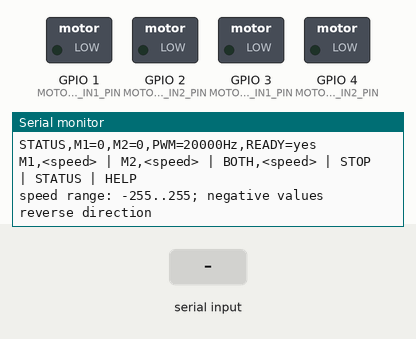
Simulated run of this sketch. Board: ESP32. On the bench: switched loads named in the sketch (green lamp = pin HIGH), the last lines printed to the serial monitor. The inputs (shaded band) are chosen by the test bench.

Above: at 1.5 s.
1.6 s: "STOP\n" received over Serial
At 2.0 s:
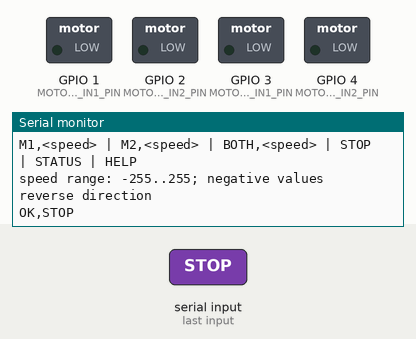
3.1 s: "M1,\n" received over Serial
At 4.3 s:
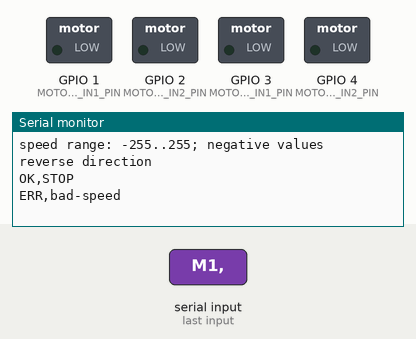
4.6 s: "90 45\n" received over Serial
At 5.4 s:
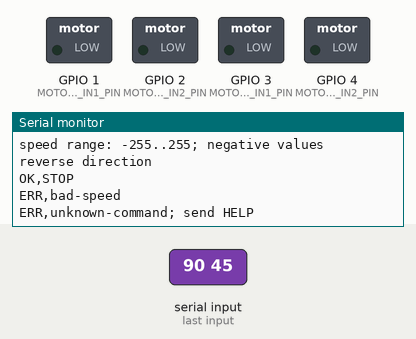

Measured:
- after the input at 1.6 s, the serial monitor: prints a new line at once (image 1)
- after the input at 3.1 s, the serial monitor: prints a new line at once (image 2)
- after the input at 4.6 s, the serial monitor: prints a new line at once (image 3)

The sketch:

test_motor_pwm_serial.ino
```cpp
/*
 * HexBlocks DRV8833 serial PWM test
 *
 * Wiring:
 *   DRV8833 IN1 -> GPIO1   Motor 1 input 1
 *   DRV8833 IN2 -> GPIO2   Motor 1 input 2
 *   DRV8833 IN3 -> GPIO3   Motor 2 input 1
 *   DRV8833 IN4 -> GPIO4   Motor 2 input 2
 *
 * Serial Monitor: 115200 baud, Newline or Both NL & CR
 * Commands:
 *   M1,<speed>       Motor 1 speed, -255..255
 *   M2,<speed>       Motor 2 speed, -255..255
 *   BOTH,<speed>     Both motors, -255..255
 *   STOP
 *   STATUS
 *   HELP
 */

#include <Arduino.h>
#include <ctype.h>

#if __has_include(<esp_arduino_version.h>)
#include <esp_arduino_version.h>
#endif

#ifndef ESP_ARDUINO_VERSION_MAJOR
#define ESP_ARDUINO_VERSION_MAJOR 2
#endif

static const uint8_t MOTOR1_IN1_PIN = 1;
static const uint8_t MOTOR1_IN2_PIN = 2;
static const uint8_t MOTOR2_IN1_PIN = 3;
static const uint8_t MOTOR2_IN2_PIN = 4;

static const uint8_t CH_M1_IN1 = 0;
static const uint8_t CH_M1_IN2 = 1;
static const uint8_t CH_M2_IN1 = 2;
static const uint8_t CH_M2_IN2 = 3;

static const uint32_t PWM_FREQ_HZ = 20000;
static const uint8_t PWM_BITS = 8;
static const uint16_t REVERSE_COAST_MS = 30;

static char g_line[64] = {0};
static size_t g_lineLength = 0;
static bool g_lineOverflow = false;
static bool g_pwmReady = false;
static int g_motor1Speed = 0;
static int g_motor2Speed = 0;

static void writePwm(uint8_t pin, uint8_t channel, uint8_t duty) {
#if ESP_ARDUINO_VERSION_MAJOR >= 3
    (void)channel;
    ledcWrite(pin, duty);
#else
    (void)pin;
    ledcWrite(channel, duty);
#endif
}

static bool attachPwm(uint8_t pin, uint8_t channel) {
#if ESP_ARDUINO_VERSION_MAJOR >= 3
    (void)channel;
    bool ok = ledcAttach(pin, PWM_FREQ_HZ, PWM_BITS);
#else
    double actualFrequency = ledcSetup(channel, PWM_FREQ_HZ, PWM_BITS);
    ledcAttachPin(pin, channel);
    bool ok = actualFrequency > 0;
#endif
    if (ok) writePwm(pin, channel, 0);
    return ok;
}

static bool changesDirection(int previous, int next) {
    return (previous > 0 && next < 0) || (previous < 0 && next > 0);
}

static void writeMotor(uint8_t in1Pin, uint8_t in1Channel,
                       uint8_t in2Pin, uint8_t in2Channel,
                       int speed) {
    uint8_t duty = (uint8_t)abs(speed);
    if (speed > 0) {
        writePwm(in1Pin, in1Channel, duty);
        writePwm(in2Pin, in2Channel, 0);
    } else if (speed < 0) {
        writePwm(in1Pin, in1Channel, 0);
        writePwm(in2Pin, in2Channel, duty);
    } else {
        writePwm(in1Pin, in1Channel, 0);
        writePwm(in2Pin, in2Channel, 0);
    }
}

static void setMotor1(int speed) {
    if (changesDirection(g_motor1Speed, speed)) {
        writeMotor(MOTOR1_IN1_PIN, CH_M1_IN1,
                   MOTOR1_IN2_PIN, CH_M1_IN2, 0);
        delay(REVERSE_COAST_MS);
    }
    g_motor1Speed = speed;
    writeMotor(MOTOR1_IN1_PIN, CH_M1_IN1,
               MOTOR1_IN2_PIN, CH_M1_IN2, speed);
}

static void setMotor2(int speed) {
    if (changesDirection(g_motor2Speed, speed)) {
        writeMotor(MOTOR2_IN1_PIN, CH_M2_IN1,
                   MOTOR2_IN2_PIN, CH_M2_IN2, 0);
        delay(REVERSE_COAST_MS);
    }
    g_motor2Speed = speed;
    writeMotor(MOTOR2_IN1_PIN, CH_M2_IN1,
               MOTOR2_IN2_PIN, CH_M2_IN2, speed);
}

static void stopAll() {
    setMotor1(0);
    setMotor2(0);
}

static void printStatus() {
    Serial.printf("STATUS,M1=%d,M2=%d,PWM=%luHz,READY=%s\n",
                  g_motor1Speed,
                  g_motor2Speed,
                  (unsigned long)PWM_FREQ_HZ,
                  g_pwmReady ? "yes" : "no");
}

static void printHelp() {
    Serial.println("M1,<speed> | M2,<speed> | BOTH,<speed> | STOP | STATUS | HELP");
    Serial.println("speed range: -255..255; negative values reverse direction");
}

static bool parseSpeed(const char* line, const char* prefix, int* speed) {
    size_t prefixLength = strlen(prefix);
    if (strncmp(line, prefix, prefixLength) != 0) return false;

    char trailing = '\0';
    int parsed = sscanf(line + prefixLength, "%d%c", speed, &trailing);
    if (parsed != 1) {
        Serial.println("ERR,bad-speed");
        return false;
    }
    if (*speed < -255 || *speed > 255) {
        Serial.println("ERR,speed-range,-255..255");
        return false;
    }
    if (!g_pwmReady && *speed != 0) {
        Serial.println("ERR,pwm-not-ready");
        return false;
    }
    return true;
}

static void handleCommand(char* line) {
    while (*line == ' ' || *line == '\t') line++;

    char* end = line + strlen(line);
    while (end > line && (end[-1] == ' ' || end[-1] == '\t')) *--end = '\0';
    for (char* p = line; *p != '\0'; p++) {
        *p = (char)toupper((unsigned char)*p);
    }

    if (strcmp(line, "STOP") == 0) {
        stopAll();
        Serial.println("OK,STOP");
        return;
    }
    if (strcmp(line, "STATUS") == 0) {
        printStatus();
        return;
    }
    if (strcmp(line, "HELP") == 0) {
        printHelp();
        return;
    }

    int speed = 0;
    if (strncmp(line, "M1,", 3) == 0) {
        if (parseSpeed(line, "M1,", &speed) && speed >= -255 && speed <= 255) {
            if (!g_pwmReady && speed != 0) return;
            setMotor1(speed);
            Serial.printf("OK,M1,%d\n", g_motor1Speed);
        }
        return;
    }
    if (strncmp(line, "M2,", 3) == 0) {
        if (parseSpeed(line, "M2,", &speed) && speed >= -255 && speed <= 255) {
            if (!g_pwmReady && speed != 0) return;
            setMotor2(speed);
            Serial.printf("OK,M2,%d\n", g_motor2Speed);
        }
        return;
    }
    if (strncmp(line, "BOTH,", 5) == 0) {
        if (parseSpeed(line, "BOTH,", &speed) && speed >= -255 && speed <= 255) {
            if (!g_pwmReady && speed != 0) return;
            setMotor1(speed);
            setMotor2(speed);
            Serial.printf("OK,BOTH,%d\n", speed);
        }
        return;
    }

    Serial.println("ERR,unknown-command; send HELP");
}

static void serviceSerial() {
    while (Serial.available() > 0) {
        char ch = (char)Serial.read();
        if (ch == '\n' || ch == '\r') {
            if (g_lineOverflow) {
                Serial.println("ERR,line-too-long");
            } else if (g_lineLength > 0) {
                g_line[g_lineLength] = '\0';
                handleCommand(g_line);
            }
            g_lineLength = 0;
            g_lineOverflow = false;
        } else if (!g_lineOverflow) {
            if (g_lineLength < sizeof(g_line) - 1) {
                g_line[g_lineLength++] = ch;
            } else {
                g_lineOverflow = true;
            }
        }
    }
}

void setup() {
    Serial.begin(115200);
    delay(300);

    bool in1Ok = attachPwm(MOTOR1_IN1_PIN, CH_M1_IN1);
    bool in2Ok = attachPwm(MOTOR1_IN2_PIN, CH_M1_IN2);
    bool in3Ok = attachPwm(MOTOR2_IN1_PIN, CH_M2_IN1);
    bool in4Ok = attachPwm(MOTOR2_IN2_PIN, CH_M2_IN2);
    g_pwmReady = in1Ok && in2Ok && in3Ok && in4Ok;
    stopAll();

    Serial.println();
    Serial.println("=== HexBlocks DRV8833 Serial PWM Test ===");
    Serial.printf("PWM_ATTACH,GPIO1=%s,GPIO2=%s,GPIO3=%s,GPIO4=%s\n",
                  in1Ok ? "ok" : "fail",
                  in2Ok ? "ok" : "fail",
                  in3Ok ? "ok" : "fail",
                  in4Ok ? "ok" : "fail");
    printStatus();
    printHelp();
}

void loop() {
    serviceSerial();
    delay(1);
}
```
